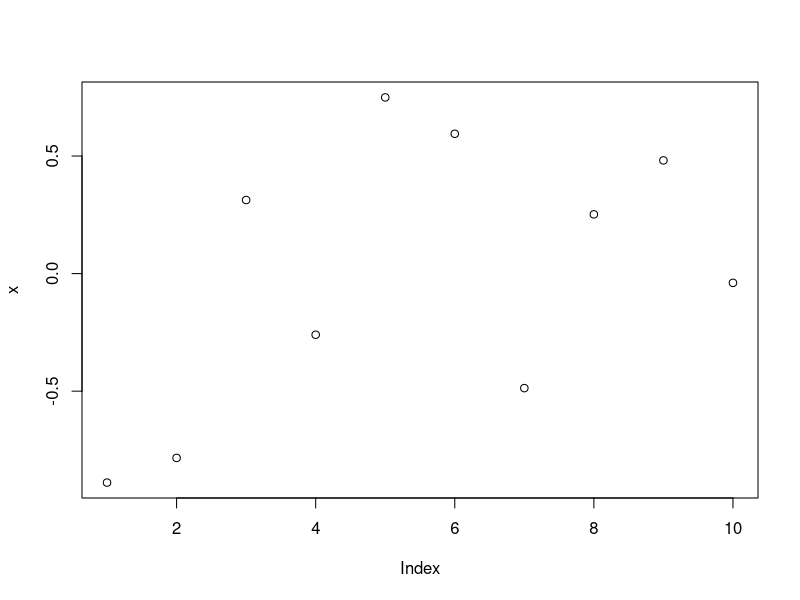

Generate this figure with R:
## ---- chunk 1
x = rnorm(10)
plot(x)
